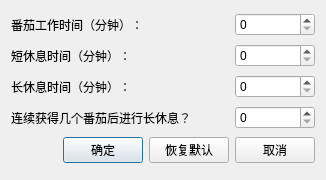
<?xml version="1.0" encoding="UTF-8"?>
<ui version="4.0">
 <class>Dialog</class>
 <widget class="QDialog" name="Dialog">
  <property name="geometry">
   <rect>
    <x>0</x>
    <y>0</y>
    <width>312</width>
    <height>180</height>
   </rect>
  </property>
  <property name="windowTitle">
   <string>番茄设置</string>
  </property>
  <layout class="QGridLayout" name="gridLayout">
   <item row="4" column="1">
    <widget class="QPushButton" name="pushButton">
     <property name="text">
      <string>确定</string>
     </property>
    </widget>
   </item>
   <item row="4" column="2">
    <widget class="QPushButton" name="pushButton_2">
     <property name="text">
      <string>恢复默认</string>
     </property>
    </widget>
   </item>
   <item row="4" column="3">
    <widget class="QPushButton" name="pushButton_3">
     <property name="text">
      <string>取消</string>
     </property>
    </widget>
   </item>
   <item row="3" column="3">
    <widget class="QSpinBox" name="spinBox_4"/>
   </item>
   <item row="2" column="3">
    <widget class="QSpinBox" name="spinBox_3"/>
   </item>
   <item row="1" column="3">
    <widget class="QSpinBox" name="spinBox_2"/>
   </item>
   <item row="0" column="3">
    <widget class="QSpinBox" name="spinBox"/>
   </item>
   <item row="0" column="0" colspan="2">
    <widget class="QLabel" name="label">
     <property name="text">
      <string>番茄工作时间（分钟）：</string>
     </property>
    </widget>
   </item>
   <item row="1" column="0" colspan="2">
    <widget class="QLabel" name="label_2">
     <property name="text">
      <string>短休息时间（分钟）：</string>
     </property>
    </widget>
   </item>
   <item row="2" column="0" colspan="2">
    <widget class="QLabel" name="label_3">
     <property name="text">
      <string>长休息时间（分钟）：</string>
     </property>
    </widget>
   </item>
   <item row="3" column="0" colspan="3">
    <widget class="QLabel" name="label_4">
     <property name="text">
      <string>连续获得几个番茄后进行长休息？</string>
     </property>
    </widget>
   </item>
  </layout>
 </widget>
 <resources/>
 <connections/>
</ui>
